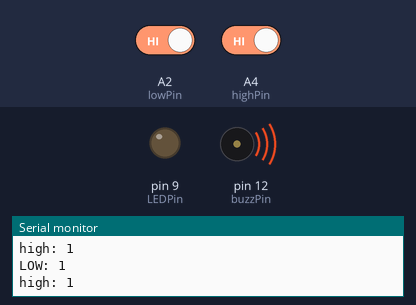
Recording of a sketch running on a simulated Arduino Uno, built with avr-gcc and run on an emulated ATmega328P. Shown: output pins drawn as LEDs (lit = HIGH), buzzer (waves = sounding, pin HIGH), the last lines printed to the serial monitor. The test bench sets the inputs (shaded band); at power-on: A4 (highPin) HIGH, A2 (lowPin) HIGH.

Above: at 1.2 s.
1.3 s: A4 (highPin) driven LOW
At 4.1 s:
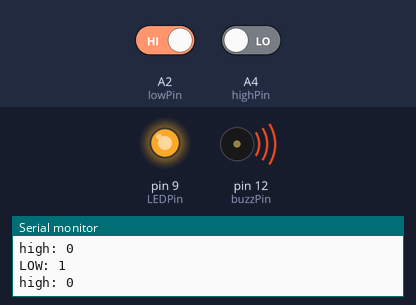
4.3 s: A2 (lowPin) driven LOW
At 5.6 s:
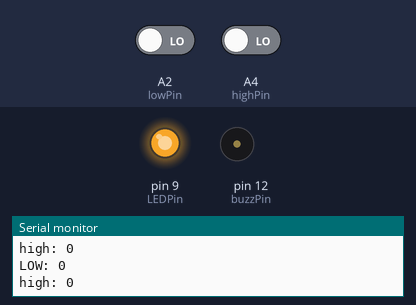
5.9 s: A4 (highPin) driven HIGH
At 6.46 s:
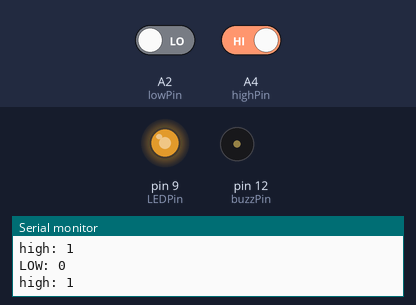
Timing chart, 0 to 9.8 s (numbered marks = the images above; inputs shaded):
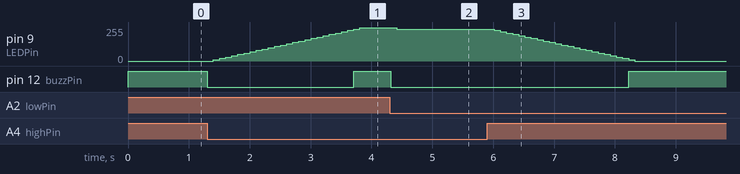

Measured:
- after the input at 1.3 s, pin 9 (LEDPin): moves from 0/255 to 250/255 over 2.4 s, starting after 0.10 s; pin 12 (buzzPin): HIGH → LOW at once, → HIGH 2.4 s later
- after the input at 4.3 s, pin 9 (LEDPin): 250/255 → 240/255 after 0.11 s; pin 12 (buzzPin): HIGH → LOW at once
- after the input at 5.9 s, pin 9 (LEDPin): moves from 240/255 to 0/255 over 2.3 s, starting after 0.12 s; pin 12 (buzzPin): LOW → HIGH after 2.3 s

The sketch:

button_proj.ino
```cpp
int lowPin=A2;
int highPin=A4;
int lowRead;
int highRead;
int LEDPin=9;
int LEDLevel=0;
int buzzPin=12;
int tempo=100;
void setup() {
  // put your setup code here, to run once:
pinMode(lowPin,INPUT);
pinMode(highPin,INPUT);
pinMode(LEDPin,OUTPUT);
pinMode(buzzPin,OUTPUT);
Serial.begin(9600);
}

void loop() {
  // put your main code here, to run repeatedly:
lowRead = digitalRead(lowPin);
highRead = digitalRead(highPin);
analogWrite(LEDPin,LEDLevel);
Serial.print("LOW: ");
Serial.println(lowRead);
Serial.print("high: ");
Serial.println(highRead);
if(highRead==0 && LEDLevel<250){
  LEDLevel=LEDLevel+10;
  }
if(lowRead==0 && LEDLevel>0){
  LEDLevel=LEDLevel-10;
  }
if(LEDLevel==250 || LEDLevel==0){
  digitalWrite(buzzPin,HIGH);
  }
  else{
    digitalWrite(buzzPin,LOW);
    }
  delay(tempo);
}
```
